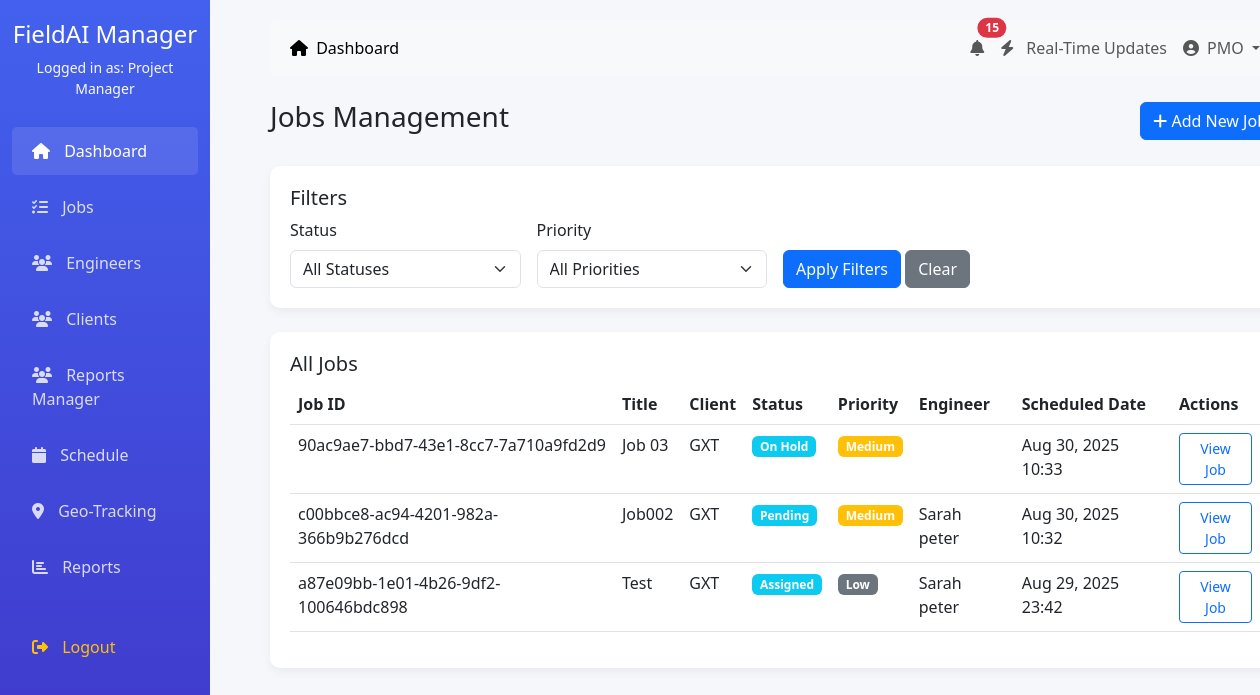
The page /dashboard/manager/jobs/ (signed in) on the database its author committed.
### accounts/models.py (models this page shows, shortened)
class CustomUser(AbstractUser):
    ROLE_CHOICES = (
        ('admin', 'Admin'),
        ('manager', 'Project Manager'),
        ('engineer', 'Field Engineer'),
        ('client', 'Client'),
        ('accounts', 'Accounts Team'),
    )
    role = models.CharField(max_length=20, choices=ROLE_CHOICES, default='engineer')
    phone = models.CharField(max_length=15, blank=True)
    address = models.TextField(blank=True)
    profile_picture = models.ImageField(upload_to='profiles/', blank=True)
    created_at = models.DateTimeField(auto_now=True)
    updated_at = models.DateTimeField(auto_now=True)

class Job(models.Model):
    JOB_STATUS = (
        ('pending', 'Pending'),
        ('assigned', 'Assigned'),
        ('in_progress', 'In Progress'),
        ('completed', 'Completed'),
        ('cancelled', 'Cancelled'),
        ('on_hold', 'On Hold'),
    )
    PRIORITY_LEVEL = (
        ('low', 'Low'),
        ('medium', 'Medium'),
        ('high', 'High'),
        ('urgent', 'Urgent'),
    )
    job_id = models.CharField(max_length=20, unique=True, default=uuid.uuid4)
    title = models.CharField(max_length=200)
    description = models.TextField()
    service_type = models.ForeignKey(ServiceType, on_delete=models.PROTECT)
    client = models.ForeignKey(ClientCompany, on_delete=models.CASCADE)
    client_contact = models.ForeignKey(ClientContact, on_delete=models.SET_NULL, null=True, blank=True)
    assigned_engineer = models.ForeignKey(EngineerProfile, on_delete=models.SET_NULL, null=True, blank=True, related_name='assigned_jobs')
    priority = models.CharField(max_length=10, choices=PRIORITY_LEVEL, default='medium')
    status = models.CharField(max_length=20, choices=JOB_STATUS, default='pending')
    scheduled_date = models.DateTimeField()
    estimated_duration = models.DurationField()  # in minutes
    actual_start_time = models.DateTimeField(null=True, blank=True)
    actual_end_time = models.DateTimeField(null=True, blank=True)
    location = models.TextField()
    latitude = models.DecimalField(max_digits=9, decimal_places=6, null=True, blank=True)
    longitude = models.DecimalField(max_digits=9, decimal_places=6, null=True, blank=True)
    created_by = models.ForeignKey(CustomUser, on_delete=models.SET_NULL, null=True, related_name='created_jobs')
    created_at = models.DateTimeField(auto_now_add=True)
    updated_at = models.DateTimeField(auto_now=True)
    last_updated = models.DateTimeField(auto_now=True)
    updated_by = models.ForeignKey(CustomUser, on_delete=models.SET_NULL, null=True, blank=True, related_name='updated_jobs')

class ClientCompany(models.Model):   # or maybe named Client?
    name = models.CharField(max_length=255)
    contact_email = models.EmailField()
    contact_phone = models.CharField(max_length=20, blank=True, null=True)
    address = models.TextField(blank=True, null=True)
    industry = models.CharField(max_length=100, blank=True, null=True)
    website = models.URLField(blank=True, null=True)
    is_active = models.BooleanField(default=True)

class EngineerProfile(models.Model):
    SKILL_LEVEL = (
        ('junior', 'Junior'),
        ('mid', 'Mid-Level'),
        ('senior', 'Senior'),
        ('lead', 'Lead'),
    )
    user = models.OneToOneField(CustomUser, on_delete=models.CASCADE, limit_choices_to={'role': 'engineer'})
    employee_id = models.CharField(max_length=20, unique=True)
    skills = models.ManyToManyField('Skill', blank=True)
    skill_level = models.CharField(max_length=10, choices=SKILL_LEVEL, default='mid')
    hourly_rate = models.DecimalField(max_digits=8, decimal_places=2)
    is_available = models.BooleanField(default=True)
    max_hours_per_week = models.PositiveIntegerField(default=40)
    current_location = models.CharField(max_length=200, blank=True)
    latitude = models.DecimalField(max_digits=9, decimal_places=6, null=True, blank=True)
    longitude = models.DecimalField(max_digits=9, decimal_places=6, null=True, blank=True)
    last_location_update = models.DateTimeField(null=True, blank=True)

### dashboard/views.py (the view)
# urls.py: path('manager/jobs/', views.manager_jobs, name='manager_jobs'),
@login_required
def manager_jobs(request):
    if request.user.role != 'manager':
        messages.error(request, 'You do not have permission to access this page.')
        return redirect('dashboard:redirect_dashboard')
    status_filter = request.GET.get('status', '')
    priority_filter = request.GET.get('priority', '')
    jobs = Job.objects.all().order_by('-created_at')
    if status_filter:
        jobs = jobs.filter(status=status_filter)
    if priority_filter:
        jobs = jobs.filter(priority=priority_filter)
    status_counts = Job.objects.values('status').annotate(count=Count('id'))
    priority_counts = Job.objects.values('priority').annotate(count=Count('id'))
    context = {
        'jobs': jobs,
        'status_filter': status_filter,
        'priority_filter': priority_filter,
        'status_counts': status_counts,
        'priority_counts': priority_counts,
    }
    return render(request, 'dashboard/manager_jobs.html', context)

### dashboard/templates/dashboard/manager_jobs.html (shortened to what this page needs)
{% extends '../dashboard/base.html' %}
{% block content %}
<div class="d-flex justify-content-between align-items-center mb-4">
    <h3>Jobs Management</h3>
    <div>
        <a href="{% url 'dashboard:add_job' %}" class="btn btn-primary">
            <i class="fas fa-plus"></i> Add New Job
        </a>
    </div>
</div>
<div class="dashboard-card mb-4">
    <h5>Filters</h5>
    <form method="get" class="row g-3">
        <div class="col-md-3">
            <label for="status" class="form-label">Status</label>
            <select class="form-select" id="status" name="status">
                <option value="">All Statuses</option>
            </select>
        </div>
        <div class="col-md-3">
            <label for="priority" class="form-label">Priority</label>
            <select class="form-select" id="priority" name="priority">
                <option value="">All Priorities</option>
            </select>
        </div>
        <div class="col-md-3 align-self-end">
            <button type="submit" class="btn btn-primary">Apply Filters</button>
            <a href="{% url 'dashboard:manager_jobs' %}" class="btn btn-secondary">Clear</a>
        </div>
    </form>
</div>
<div class="dashboard-card">
    <h5>All Jobs</h5>
    {% if jobs %}
    <div class="table-responsive">
        <table class="table table-hover">
            <thead>
                <tr>
                    <th>Job ID</th>
                    <th>Title</th>
                    <th>Client</th>
                    <th>Status</th>
                    <th>Priority</th>
                    <th>Engineer</th>
                    <th>Scheduled Date</th>
                    <th>Actions</th>
                </tr>
            </thead>
            <tbody>
                {% for job in jobs %}
                <tr>
                    <td>{{ job.job_id }}</td>
                    <td>{{ job.title }}</td>
                    <td>{{ job.client.name }}</td>
                    <td>
                        <span class="badge bg-{% if job.status == 'completed' %}success{% elif job.status == 'in_progress' %}warning{% elif job.status == 'cancelled' %}danger{% else %}info{% endif %}">
                            {{ job.get_status_display }}
                        </span>
                    </td>
                    <td>
                        <span class="badge bg-{% if job.priority == 'high' %}danger{% elif job.priority == 'medium' %}warning{% elif job.priority == 'urgent' %}dark{% else %}secondary{% endif %}">
                            {{ job.get_priority_display }}
                        </span>
                    </td>
                    <td>
                        {% if job.assigned_engineer %}
                            {{ job.assigned_engineer.user.get_full_name }}
                        {% else %}
                            <span class="text-muted">Not assigned</span>
                        {% endif %}
                    </td>
                    <td>{{ job.scheduled_date|date:"M d, Y H:i" }}</td>
                    <td>
                        <a href="{% url 'dashboard:job_detail' job.id %}" class="btn btn-sm btn-outline-primary">
    View Job
</a>
                    </td>
                </tr>
                {% endfor %}
            </tbody>
        </table>
    </div>
    {% else %}
    <div class="text-center py-4">
        <i class="fas fa-tasks fa-3x text-muted mb-3"></i>
        <p class="text-muted">No jobs found. <a href="{% url 'dashboard:add_job' %}">Create your first job</a></p>
    </div>
    {% endif %}
</div>
{% endblock %}

### dashboard/templates/dashboard/base.html (shortened to what this page needs)
<!DOCTYPE html>
<html lang="en">
<head>
    <link href="https://cdn.jsdelivr.net/npm/bootstrap@5.3.0/dist/css/bootstrap.min.css" rel="stylesheet">
    <link rel="stylesheet" href="https://cdnjs.cloudflare.com/ajax/libs/font-awesome/6.4.0/css/all.min.css">
</head>
<body>
    <div class="container-fluid">
        <div class="row">
            <div class="col-md-2 sidebar d-none d-md-block">
                <div class="text-center mb-4">
                    <h4>FieldAI Manager</h4>
                    <p class="text-light small">Logged in as: {{ user.get_role_display }}</p>
                </div>
                <ul class="nav flex-column">
                    <li class="nav-item">
                        <a class="nav-link active" href="{% if user.role == 'admin' %}{% url 'dashboard:admin_dashboard' %}{% elif user.role == 'manager' %}{% url 'dashboard:manager_dashboard' %}{% elif user.role == 'engineer' %}{% url 'dashboard:engineer_dashboard' %}{% elif user.role == 'client' %}{% url 'dashboard:client_dashboard' %}{% elif user.role == 'accounts' %}{% url 'dashboard:accounts_dashboard' %}{% else %}#{% endif %}">
                            <i class="fas fa-home"></i> Dashboard
                        </a>
                    </li>
                    <li class="nav-item">
                        <a class="nav-link" href="{% if user.role == 'manager' %}{% url 'dashboard:manager_jobs' %}{% elif user.role == 'engineer' %}{% url 'dashboard:engineer_jobs' %}{% else %}#{% endif %}">
                            <i class="fas fa-tasks"></i> Jobs
                        </a>
                    </li>
                    {% if user.role == 'admin' or user.role == 'manager' %}
                    <li class="nav-item">
                        <a class="nav-link" href="{% url 'dashboard:manager_engineers' %}">
                            <i class="fas fa-users"></i> Engineers
                        </a>
                    </li>
                    <li class="nav-item">
                        <a class="nav-link" href="{% url 'dashboard:client_list' %}">
                            <i class="fas fa-users"></i> Clients
                        </a>
                    </li>
                    <li class="nav-item">
                        <a class="nav-link" href="{% url 'dashboard:manager_report' %}">
                            <i class="fas fa-users"></i> Reports Manager
                        </a>
                    </li>
                    {% endif %}
                    <li class="nav-item">
                        <a class="nav-link" href="#">
                            <i class="fas fa-calendar"></i> Schedule
                        </a>
                    </li>
                    <li class="nav-item">
                        <a class="nav-link" href="#">
                            <i class="fas fa-map-marker-alt"></i> Geo-Tracking
                        </a>
                    </li>
                    <li class="nav-item">
                        <a class="nav-link" href="#">
                            <i class="fas fa-chart-bar"></i> Reports
                        </a>
                    </li>
                    <li class="nav-item mt-4">
                        <a class="nav-link text-warning" href="{% url 'accounts:logout' %}">
                            <i class="fas fa-sign-out-alt"></i> Logout
                        </a>
                    </li>
                </ul>
            </div>
            <div class="col-md-10 main-content">
                <nav class="navbar navbar-expand-lg navbar-light bg-light mb-4 rounded">
                    <div class="container-fluid">
                        <div class="collapse navbar-collapse" id="navbarNav">
                            <ul class="navbar-nav me-auto">
                                <li class="nav-item">
                                    <a class="nav-link active" href="{% if user.role == 'admin' %}{% url 'dashboard:admin_dashboard' %}{% elif user.role == 'manager' %}{% url 'dashboard:manager_dashboard' %}{% elif user.role == 'engineer' %}{% url 'dashboard:engineer_dashboard' %}{% elif user.role == 'client' %}{% url 'dashboard:client_dashboard' %}{% elif user.role == 'accounts' %}{% url 'dashboard:accounts_dashboard' %}{% else %}#{% endif %}">
                                        <i class="fas fa-home me-1"></i> Dashboard
                                    </a>
                                </li>
                            </ul>
                            <ul class="navbar-nav">
                                {% if user.role == 'manager' or user.role == 'accounts' %}
                                <li class="nav-item">
                                    <a class="nav-link position-relative" hhref="{% if user.role == 'manager' %}{% url 'dashboard:manager_notifications' %}{% elif user.role == 'accounts' %}{% url 'dashboard:accounts_notifications' %}{% else %}#{% endif %}">
                                        <i class="fas fa-bell"></i>
                                        <span class="position-absolute top-0 start-100 translate-middle badge rounded-pill bg-danger d-none"
                                              id="notificationBadge">
                                        </span>
                                    </a>
                                </li>
                                <li class="nav-item">
    <a class="nav-link" href="{% url 'dashboard:manager_real_time_updates_page' %}">
        <i class="fas fa-bolt me-2"></i> Real-Time Updates
    </a>
</li>
                                {% endif %}
                                <li class="nav-item dropdown">
                                    <a class="nav-link dropdown-toggle" href="#" id="navbarDropdown" role="button" data-bs-toggle="dropdown">
                                        <i class="fas fa-user-circle me-1"></i> {{ user.username }}
                                    </a>
                                </li>
                            </ul>
                        </div>
                    </div>
                </nav>
                {% block content %}
                {% endblock %}
            </div>
        </div>
    </div>
</body>
</html>

### dashboard/templates/dashboard/base.html (style rules this page uses)
:root { --primary: #4361ee; --secondary: #3f37c9; --success: #4cc9f0; --info: #4895ef; --warning: #f72585; --danger: #e63946; --light: #f8f9fa; --dark: #212529; }
body { font-family: 'Segoe UI', Tahoma, Geneva, Verdana, sans-serif; background-color: #f5f7fb; }
.sidebar { background: linear-gradient(to bottom, var(--primary), var(--secondary)); color: white; height: 100vh; position: fixed; padding-top: 20px; }
.sidebar .nav-link { color: rgba(255, 255, 255, 0.8); padding: 12px 20px; margin: 4px 0; border-radius: 5px; }
.sidebar .nav-link:hover, .sidebar .nav-link.active { background-color: rgba(255, 255, 255, 0.1); color: white; }
.sidebar .nav-link i { margin-right: 10px; }
.main-content { margin-left: 250px; padding: 20px; }
.dashboard-card { background: white; border-radius: 10px; box-shadow: 0 4px 10px rgba(0, 0, 0, 0.05); padding: 20px; margin-bottom: 20px; transition: transform 0.3s; }

### rows shown on the page
CustomUser: role "Project Manager", username "PMO"
Job: job_id "90ac9ae7-bbd7-43e1-8cc7-7a710a9fd2d9", title "Job 03", client.name "GXT", status "On Hold", priority "Medium", scheduled_date "Aug 30, 2025 10:33"
Job: job_id "c00bbce8-ac94-4201-982a-366b9b276dcd", title "Job002", client.name "GXT", status "Pending", priority "Medium", assigned_engineer.user.get_full_name "Sarah peter", scheduled_date "Aug 30, 2025 10:32"
Job: job_id "a87e09bb-1e01-4b26-9df2-100646bdc898", title "Test", client.name "GXT", status "Assigned", priority "Low", assigned_engineer.user.get_full_name "Sarah peter", scheduled_date "Aug 29, 2025 23:42"
